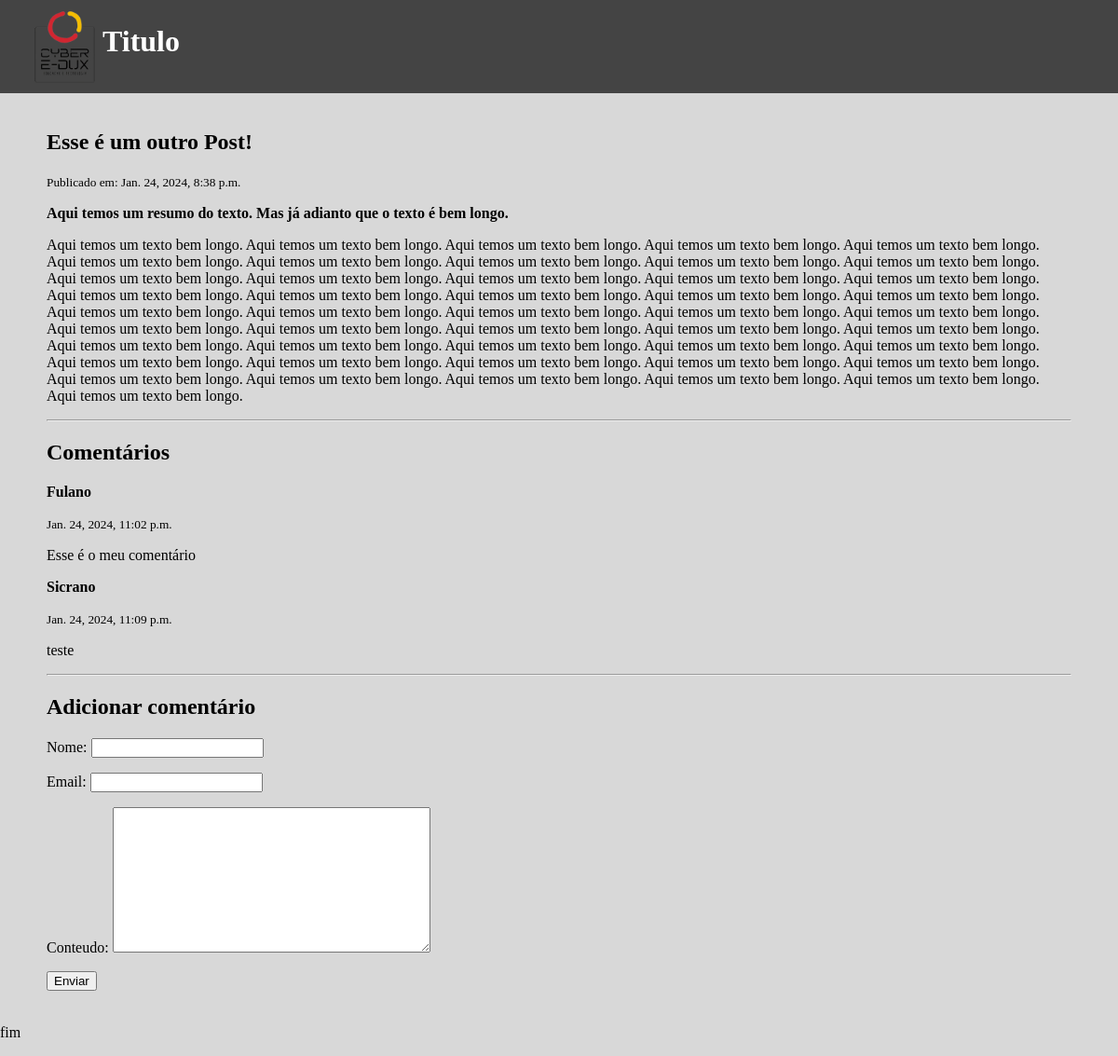
The page /esse-e-outro-post/ on the database its author committed.
### blog/models.py (models this page shows)
class Post(models.Model):
    titulo = models.CharField(max_length=200)
    conteudo = models.TextField()
    publicado_em = models.DateTimeField(auto_now_add=True)
    autor = models.CharField(max_length=100)
    slug = models.SlugField()
    intro = models.TextField()
    class Meta:
        ordering = ['-publicado_em']

class Comentario(models.Model):
    post = models.ForeignKey(Post, related_name='comentarios', on_delete=models.CASCADE)
    nome = models.CharField(max_length=200)
    email = models.EmailField()
    conteudo = models.TextField()
    publicado_em = models.DateTimeField(auto_now_add=True)
    class Meta:
        ordering = ['publicado_em']

### blog/views.py (the view)
# urls.py: path('<slug:slug>/', views.post_detail, name='post_detail' ),
def post_detail(request, slug):
    post = Post.objects.get(slug=slug)
    if request.method == 'POST':
        form = CommentForm(request.POST)
        if form.is_valid():
            comment = form.save(commit=False)
            comment.post = post
            comment.save()
            return redirect('post_detail', slug=post.slug)
    else:
        form = CommentForm()
    return render(request, 'post_detail.html', {'post': post, 'form': form})

### blog/forms.py
class CommentForm(forms.ModelForm):
    class Meta:
        model = Comentario
        fields = ['nome', 'email', 'conteudo']

### blog/templates/post_detail.html (shortened to what this page needs)
{% extends 'base.html' %}
{% block conteudo %}
<div class="content-section">
    <h1>{{ post.titulo }}</h1>
    <small>Publicado em: {{post.publicado_em}}</small>
    <p>
        <strong>{{post.intro}}</strong>
    </p>
    <p>{{post.conteudo}}</p>
    <hr>
    <h2>Comentários</h2>
    {% for comentario in post.comentarios.all %}
    <p><strong>{{comentario.nome}}</strong></p>
    <small>{{comentario.publicado_em}}</small>
    <p>{{comentario.conteudo}}</p>
    {% empty %}
    <p>Nenhum comentário ainda</p>
    {% endfor %}
    <hr>
    <h2>Adicionar comentário</h2>
    <form method="post" action=".">
        {{ form.as_p }}
        <button type="submit">Enviar</button>
    </form>
</div>
{% endblock %}

### blog/templates/base.html (style rules this page uses)
body { margin: 0; box-sizing: border-box; background-color: rgb(216, 216, 216); width: 100vw; }

### rows shown on the page
Post: titulo "Esse é um outro Post!", publicado_em "Jan. 24, 2024, 8:38 p.m.", intro "Aqui temos um resumo do texto. Mas já adianto que o texto é bem longo.", conteudo "Aqui temos um texto bem longo. Aqui temos um texto bem longo. Aqui temos um texto bem longo. Aqui temos um texto bem longo. Aqui temos um texto bem longo. Aqui temos um texto bem longo. Aqui temos um texto bem longo. Aqui temos um texto bem longo. Aqui temos um texto bem longo. Aqui temos um texto bem longo. Aqui temos um texto bem longo. Aqui temos um texto bem longo. Aqui temos um texto bem longo. Aqui temos um texto bem longo. Aqui temos um texto bem longo. Aqui temos um texto bem longo. Aqui temos um texto bem longo. Aqui temos um texto bem longo. Aqui temos um texto bem longo. Aqui temos um texto bem longo. Aqui temos um texto bem longo. Aqui temos um texto bem longo. Aqui temos um…"
Comentario: nome "Fulano", publicado_em "Jan. 24, 2024, 11:02 p.m.", conteudo "Esse é o meu comentário"
Comentario: nome "Sicrano", publicado_em "Jan. 24, 2024, 11:09 p.m.", conteudo "teste"
